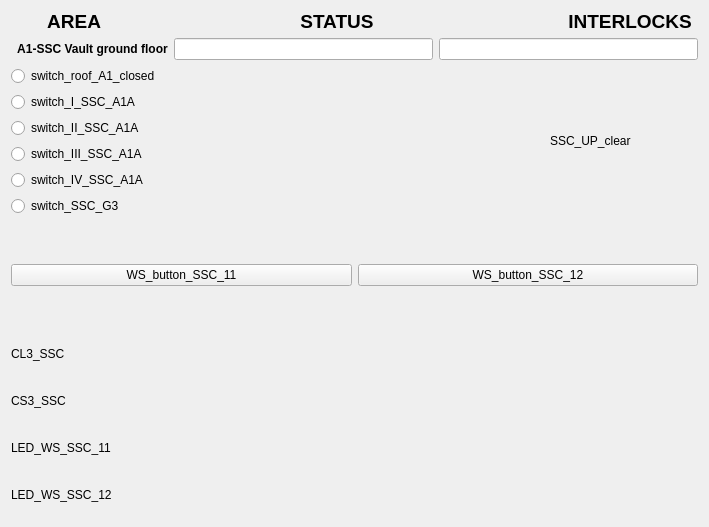
<?xml version="1.0" encoding="UTF-8"?>
<ui version="4.0">
 <class>Form</class>
 <widget class="QWidget" name="Form">
  <property name="geometry">
   <rect>
    <x>0</x>
    <y>0</y>
    <width>671</width>
    <height>527</height>
   </rect>
  </property>
  <property name="windowTitle">
   <string>Form</string>
  </property>
  <layout class="QVBoxLayout" name="verticalLayout_3">
   <item>
    <layout class="QVBoxLayout" name="verticalLayout">
     <item>
      <widget class="QLabel" name="label_4">
       <property name="maximumSize">
        <size>
         <width>16777215</width>
         <height>21</height>
        </size>
       </property>
       <property name="font">
        <font>
         <pointsize>14</pointsize>
         <weight>75</weight>
         <bold>true</bold>
        </font>
       </property>
       <property name="text">
        <string>       AREA                                      STATUS                                     INTERLOCKS </string>
       </property>
      </widget>
     </item>
     <item>
      <layout class="QFormLayout" name="formLayout_2">
       <property name="fieldGrowthPolicy">
        <enum>QFormLayout::AllNonFixedFieldsGrow</enum>
       </property>
       <item row="0" column="0">
        <widget class="QLabel" name="label">
         <property name="font">
          <font>
           <weight>75</weight>
           <bold>true</bold>
          </font>
         </property>
         <property name="text">
          <string>  A1-SSC Vault ground floor</string>
         </property>
        </widget>
       </item>
       <item row="0" column="1">
        <layout class="QHBoxLayout" name="horizontalLayout_3">
         <item>
          <widget class="QELineEdit" name="qelineedit_6">
           <property name="variable" stdset="0">
            <string>VCS:SSC-UP-CLR-STATS</string>
           </property>
          </widget>
         </item>
         <item>
          <widget class="QELineEdit" name="qelineedit_7">
           <property name="variable" stdset="0">
            <string>VCS:SSC-UP-INTLCK-STATS</string>
           </property>
          </widget>
         </item>
        </layout>
       </item>
      </layout>
     </item>
    </layout>
   </item>
   <item>
    <layout class="QHBoxLayout" name="horizontalLayout_9">
     <item>
      <layout class="QVBoxLayout" name="verticalLayout_2">
       <item>
        <widget class="QERadioButton" name="qeradiobutton">
         <property name="text">
          <string>switch_roof_A1_closed</string>
         </property>
         <property name="autoExclusive">
          <bool>false</bool>
         </property>
         <property name="variable" stdset="0">
          <string>VCS:SW-RF-A1-CLSD</string>
         </property>
         <property name="format" stdset="0">
          <enum>QERadioButton::LocalEnumeration</enum>
         </property>
         <property name="pressText">
          <string>0</string>
         </property>
         <property name="releaseText">
          <string>1</string>
         </property>
        </widget>
       </item>
       <item>
        <widget class="QERadioButton" name="qeradiobutton_3">
         <property name="text">
          <string>switch_I_SSC_A1A</string>
         </property>
         <property name="autoExclusive">
          <bool>false</bool>
         </property>
         <property name="variable" stdset="0">
          <string>VCS:SW-I-SSC-A1A</string>
         </property>
         <property name="format" stdset="0">
          <enum>QERadioButton::Integer</enum>
         </property>
         <property name="pressText">
          <string>0</string>
         </property>
         <property name="releaseText">
          <string>1</string>
         </property>
        </widget>
       </item>
       <item>
        <widget class="QERadioButton" name="qeradiobutton_2">
         <property name="text">
          <string>switch_II_SSC_A1A</string>
         </property>
         <property name="autoExclusive">
          <bool>false</bool>
         </property>
         <property name="variable" stdset="0">
          <string>VCS:SW-II-SSC-A1A</string>
         </property>
         <property name="format" stdset="0">
          <enum>QERadioButton::Integer</enum>
         </property>
         <property name="pressText">
          <string>0</string>
         </property>
         <property name="releaseText">
          <string>1</string>
         </property>
        </widget>
       </item>
       <item>
        <widget class="QERadioButton" name="qeradiobutton_4">
         <property name="text">
          <string>switch_III_SSC_A1A</string>
         </property>
         <property name="autoExclusive">
          <bool>false</bool>
         </property>
         <property name="variable" stdset="0">
          <string>VCS:SW-III-SSC-A1A</string>
         </property>
         <property name="format" stdset="0">
          <enum>QERadioButton::Integer</enum>
         </property>
         <property name="pressText">
          <string>0</string>
         </property>
         <property name="releaseText">
          <string>1</string>
         </property>
        </widget>
       </item>
       <item>
        <widget class="QERadioButton" name="qeradiobutton_5">
         <property name="text">
          <string>switch_IV_SSC_A1A</string>
         </property>
         <property name="autoExclusive">
          <bool>false</bool>
         </property>
         <property name="variable" stdset="0">
          <string>VCS:SW-IV-SSC-A1A</string>
         </property>
         <property name="format" stdset="0">
          <enum>QERadioButton::Integer</enum>
         </property>
         <property name="pressText">
          <string>0</string>
         </property>
         <property name="releaseText">
          <string>1</string>
         </property>
        </widget>
       </item>
       <item>
        <widget class="QERadioButton" name="qeradiobutton_6">
         <property name="text">
          <string>switch_SSC_G3</string>
         </property>
         <property name="autoExclusive">
          <bool>false</bool>
         </property>
         <property name="variable" stdset="0">
          <string>VCS:SW-SSC-G3</string>
         </property>
         <property name="format" stdset="0">
          <enum>QERadioButton::Integer</enum>
         </property>
         <property name="pressText">
          <string>0</string>
         </property>
         <property name="releaseText">
          <string>1</string>
         </property>
        </widget>
       </item>
      </layout>
     </item>
     <item>
      <spacer name="horizontalSpacer">
       <property name="orientation">
        <enum>Qt::Horizontal</enum>
       </property>
       <property name="sizeHint" stdset="0">
        <size>
         <width>40</width>
         <height>20</height>
        </size>
       </property>
      </spacer>
     </item>
     <item>
      <layout class="QHBoxLayout" name="horizontalLayout_8">
       <item>
        <widget class="QLabel" name="label_9">
         <property name="maximumSize">
          <size>
           <width>16777215</width>
           <height>20</height>
          </size>
         </property>
         <property name="text">
          <string>SSC_UP_clear</string>
         </property>
        </widget>
       </item>
       <item>
        <widget class="QEBitStatus" name="qebitstatus_3">
         <property name="minimumSize">
          <size>
           <width>61</width>
           <height>41</height>
          </size>
         </property>
         <property name="maximumSize">
          <size>
           <width>61</width>
           <height>41</height>
          </size>
         </property>
         <property name="numberOfBits">
          <number>1</number>
         </property>
         <property name="shape">
          <enum>QBitStatus::Circle</enum>
         </property>
         <property name="offColour">
          <color>
           <red>0</red>
           <green>77</green>
           <blue>0</blue>
          </color>
         </property>
         <property name="variable" stdset="0">
          <string>VCS:SSC-UP-CLEAR</string>
         </property>
        </widget>
       </item>
      </layout>
     </item>
    </layout>
   </item>
   <item>
    <spacer name="verticalSpacer">
     <property name="orientation">
      <enum>Qt::Vertical</enum>
     </property>
     <property name="sizeHint" stdset="0">
      <size>
       <width>20</width>
       <height>40</height>
      </size>
     </property>
    </spacer>
   </item>
   <item>
    <layout class="QHBoxLayout" name="horizontalLayout_10">
     <item>
      <widget class="QEPushButton" name="qepushbutton">
       <property name="text">
        <string>WS_button_SSC_11</string>
       </property>
       <property name="variable" stdset="0">
        <string>VCS:WS-BUT-SSC-11</string>
       </property>
       <property name="writeOnPress">
        <bool>true</bool>
       </property>
       <property name="writeOnRelease">
        <bool>true</bool>
       </property>
       <property name="writeOnClick">
        <bool>false</bool>
       </property>
       <property name="pressText">
        <string>0</string>
       </property>
       <property name="releaseText">
        <string>1</string>
       </property>
      </widget>
     </item>
     <item>
      <widget class="QEPushButton" name="qepushbutton_3">
       <property name="text">
        <string>WS_button_SSC_12</string>
       </property>
       <property name="variable" stdset="0">
        <string>VCS:WS-BUT-SSC-12</string>
       </property>
       <property name="writeOnPress">
        <bool>true</bool>
       </property>
       <property name="writeOnRelease">
        <bool>true</bool>
       </property>
       <property name="writeOnClick">
        <bool>false</bool>
       </property>
       <property name="pressText">
        <string>0</string>
       </property>
       <property name="releaseText">
        <string>1</string>
       </property>
      </widget>
     </item>
    </layout>
   </item>
   <item>
    <spacer name="verticalSpacer_2">
     <property name="orientation">
      <enum>Qt::Vertical</enum>
     </property>
     <property name="sizeHint" stdset="0">
      <size>
       <width>20</width>
       <height>40</height>
      </size>
     </property>
    </spacer>
   </item>
   <item>
    <layout class="QHBoxLayout" name="horizontalLayout_4">
     <item>
      <widget class="QLabel" name="label_5">
       <property name="maximumSize">
        <size>
         <width>16777215</width>
         <height>20</height>
        </size>
       </property>
       <property name="text">
        <string>CL3_SSC</string>
       </property>
      </widget>
     </item>
     <item>
      <widget class="QEBitStatus" name="qebitstatus">
       <property name="minimumSize">
        <size>
         <width>61</width>
         <height>41</height>
        </size>
       </property>
       <property name="maximumSize">
        <size>
         <width>61</width>
         <height>41</height>
        </size>
       </property>
       <property name="numberOfBits">
        <number>1</number>
       </property>
       <property name="shape">
        <enum>QBitStatus::Circle</enum>
       </property>
       <property name="offColour">
        <color>
         <red>0</red>
         <green>66</green>
         <blue>0</blue>
        </color>
       </property>
       <property name="variable" stdset="0">
        <string>VCS:CL3-SSC</string>
       </property>
       <property name="displayAlarmStateOption" stdset="0">
        <enum>QEBitStatus::Never</enum>
       </property>
      </widget>
     </item>
    </layout>
   </item>
   <item>
    <layout class="QHBoxLayout" name="horizontalLayout_5">
     <item>
      <widget class="QLabel" name="label_6">
       <property name="maximumSize">
        <size>
         <width>16777215</width>
         <height>20</height>
        </size>
       </property>
       <property name="text">
        <string>CS3_SSC</string>
       </property>
      </widget>
     </item>
     <item>
      <widget class="QEBitStatus" name="qebitstatus_2">
       <property name="minimumSize">
        <size>
         <width>61</width>
         <height>41</height>
        </size>
       </property>
       <property name="maximumSize">
        <size>
         <width>61</width>
         <height>41</height>
        </size>
       </property>
       <property name="numberOfBits">
        <number>1</number>
       </property>
       <property name="shape">
        <enum>QBitStatus::Circle</enum>
       </property>
       <property name="offColour">
        <color>
         <red>0</red>
         <green>71</green>
         <blue>0</blue>
        </color>
       </property>
       <property name="variable" stdset="0">
        <string>VCS:CS3-SSC</string>
       </property>
      </widget>
     </item>
    </layout>
   </item>
   <item>
    <layout class="QHBoxLayout" name="horizontalLayout_6">
     <item>
      <widget class="QLabel" name="label_7">
       <property name="maximumSize">
        <size>
         <width>16777215</width>
         <height>20</height>
        </size>
       </property>
       <property name="text">
        <string>LED_WS_SSC_11</string>
       </property>
      </widget>
     </item>
     <item>
      <widget class="QEBitStatus" name="qebitstatus_4">
       <property name="minimumSize">
        <size>
         <width>61</width>
         <height>41</height>
        </size>
       </property>
       <property name="maximumSize">
        <size>
         <width>61</width>
         <height>41</height>
        </size>
       </property>
       <property name="numberOfBits">
        <number>1</number>
       </property>
       <property name="shape">
        <enum>QBitStatus::Circle</enum>
       </property>
       <property name="offColour">
        <color>
         <red>0</red>
         <green>70</green>
         <blue>0</blue>
        </color>
       </property>
       <property name="variable" stdset="0">
        <string>VCS:LED-WS-SSC-11</string>
       </property>
       <property name="variableSubstitutions" stdset="0">
        <string/>
       </property>
      </widget>
     </item>
    </layout>
   </item>
   <item>
    <layout class="QHBoxLayout" name="horizontalLayout_12">
     <item>
      <widget class="QLabel" name="label_11">
       <property name="maximumSize">
        <size>
         <width>16777215</width>
         <height>20</height>
        </size>
       </property>
       <property name="text">
        <string>LED_WS_SSC_12</string>
       </property>
      </widget>
     </item>
     <item>
      <widget class="QEBitStatus" name="qebitstatus_7">
       <property name="minimumSize">
        <size>
         <width>61</width>
         <height>41</height>
        </size>
       </property>
       <property name="maximumSize">
        <size>
         <width>61</width>
         <height>41</height>
        </size>
       </property>
       <property name="numberOfBits">
        <number>1</number>
       </property>
       <property name="shape">
        <enum>QBitStatus::Circle</enum>
       </property>
       <property name="offColour">
        <color>
         <red>0</red>
         <green>76</green>
         <blue>0</blue>
        </color>
       </property>
       <property name="variable" stdset="0">
        <string>VCS:LED-WS-SSC-12</string>
       </property>
      </widget>
     </item>
    </layout>
   </item>
  </layout>
 </widget>
 <customwidgets>
  <customwidget>
   <class>QEBitStatus</class>
   <extends>QBitStatus</extends>
   <header>QEBitStatus.h</header>
  </customwidget>
  <customwidget>
   <class>QELineEdit</class>
   <extends>QLineEdit</extends>
   <header>QELineEdit.h</header>
  </customwidget>
  <customwidget>
   <class>QEPushButton</class>
   <extends>QPushButton</extends>
   <header>QEPushButton.h</header>
  </customwidget>
  <customwidget>
   <class>QERadioButton</class>
   <extends>QRadioButton</extends>
   <header>QERadioButton.h</header>
  </customwidget>
  <customwidget>
   <class>QBitStatus</class>
   <extends>QWidget</extends>
   <header>QBitStatus.h</header>
  </customwidget>
 </customwidgets>
 <resources/>
 <connections/>
</ui>
